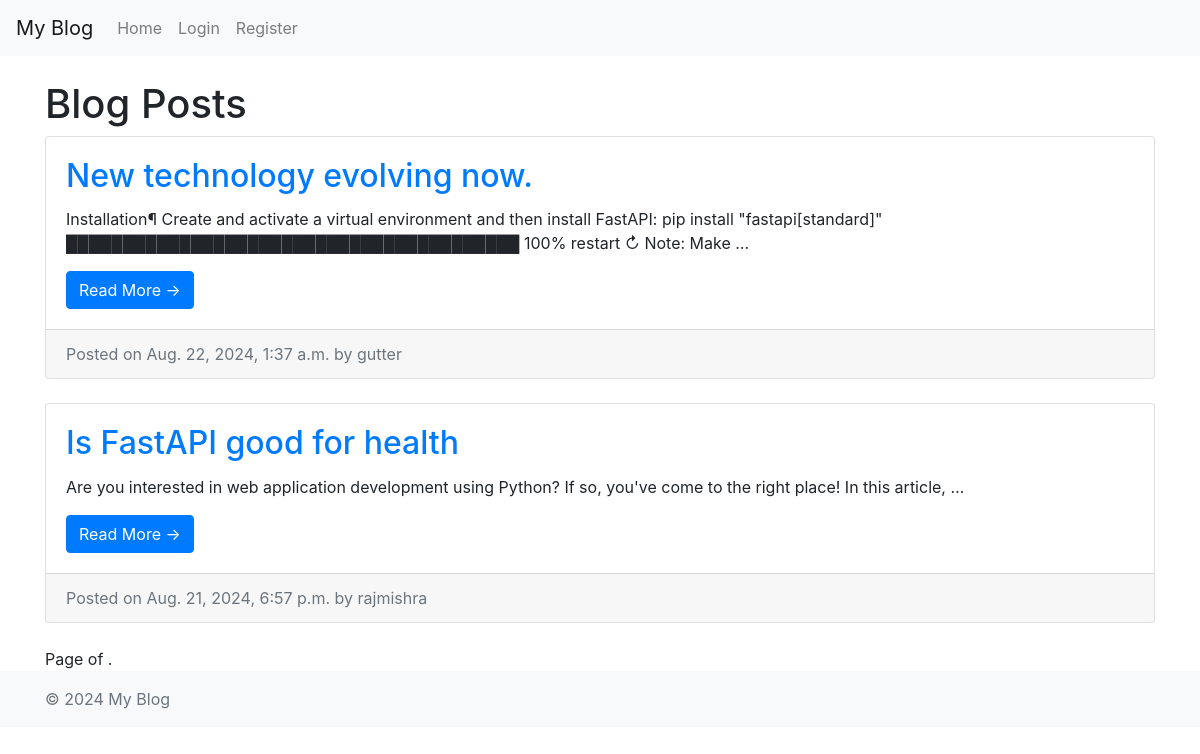
The page / on the database its author committed.
### blog/models.py (models this page shows, shortened)
class BlogPost(models.Model):
    title = models.CharField(max_length=200)
    content = models.TextField()
    author = models.ForeignKey(User, on_delete=models.CASCADE)
    publish_date = models.DateTimeField(auto_now_add=True)
    tags = models.ManyToManyField(Tag, related_name='blog_posts')
    likes = models.ManyToManyField(User, related_name='blogpost_likes', blank=True)

### blog/views.py (the view)
# urls.py: path('', BlogPostListView.as_view(), name='blog-home'),
class BlogPostListView(ListView):
    model = BlogPost
    template_name = 'blog/blog_list.html'
    context_object_name = 'posts'
    paginate_by = 5
    ordering = ['-publish_date']

### blog/templates/blog/blog_list.html (shortened to what this page needs)
{% extends 'blog/base.html' %}
{% block content %}
<h1>Blog Posts</h1>
{% for post in posts %}
    <div class="card mb-4">
        <div class="card-body">
            <h2 class="card-title"><a href="{% url 'blog-detail' post.pk %}">{{ post.title }}</a></h2>
            <p class="card-text">{{ post.content|truncatewords:20 }}</p>
            <a href="{% url 'blog-detail' post.pk %}" class="btn btn-primary">Read More &rarr;</a>
        </div>
        <div class="card-footer text-muted">
            Posted on {{ post.publish_date }} by {{ post.author }}
        </div>
    </div>
{% endfor %}
<div class="pagination">
    <span class="step-links">
        <span class="current">
            Page {{ posts.number }} of {{ posts.paginator.num_pages }}.
        </span>
    </span>
</div>
{% endblock %}

### rows shown on the page
BlogPost: title "New technology evolving now.", content "Installation¶ Create and activate a virtual environment and then install FastAPI: pip install \"fastapi[standard]\" ████████████████████████████████████████ 100% restart ↻ Note: Make …", publish_date "Aug. 22, 2024, 1:37 a.m.", author "gutter"
BlogPost: title "Is FastAPI good for health", content "Are you interested in web application development using Python? If so, you've come to the right place! In this article, …", publish_date "Aug. 21, 2024, 6:57 p.m.", author "rajmishra"
